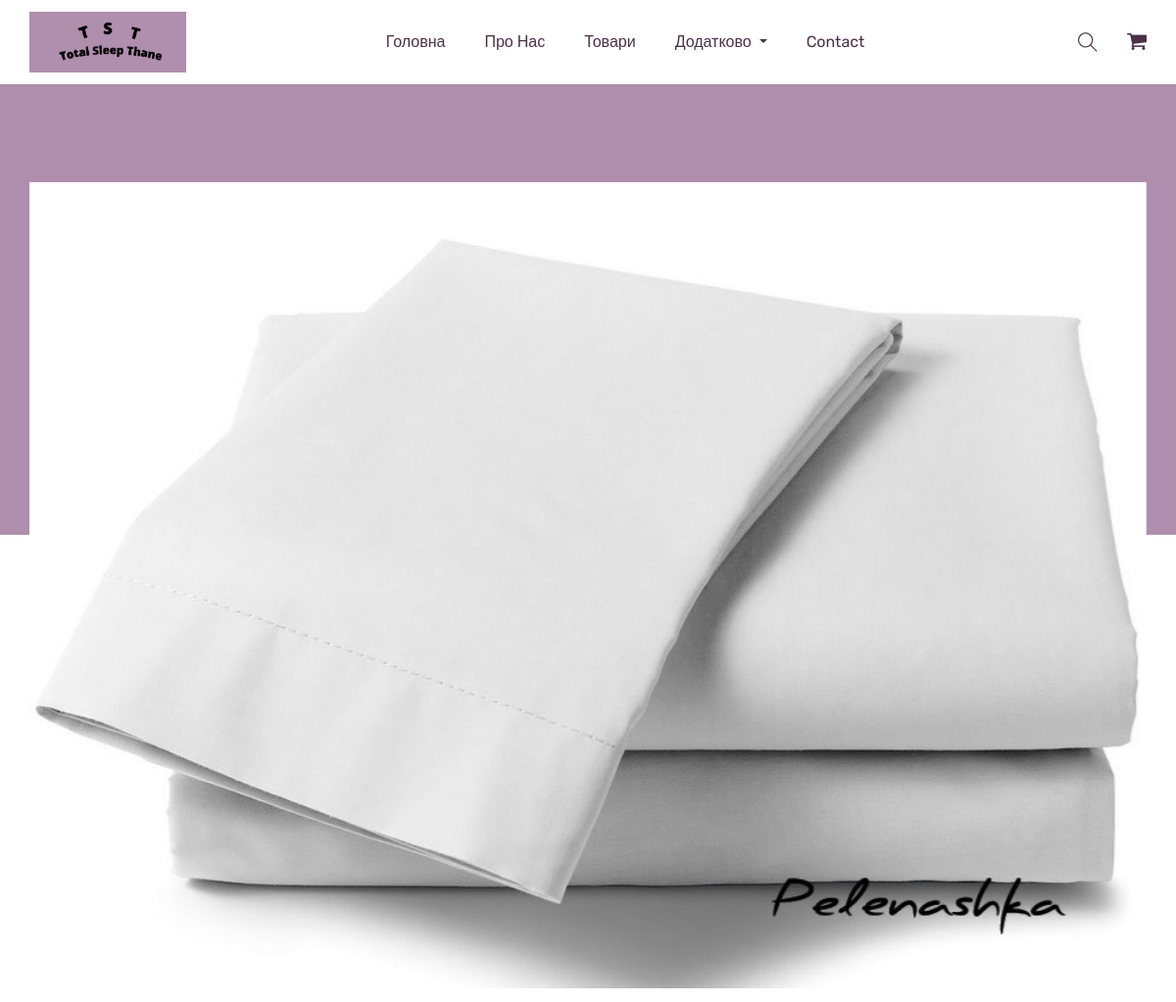
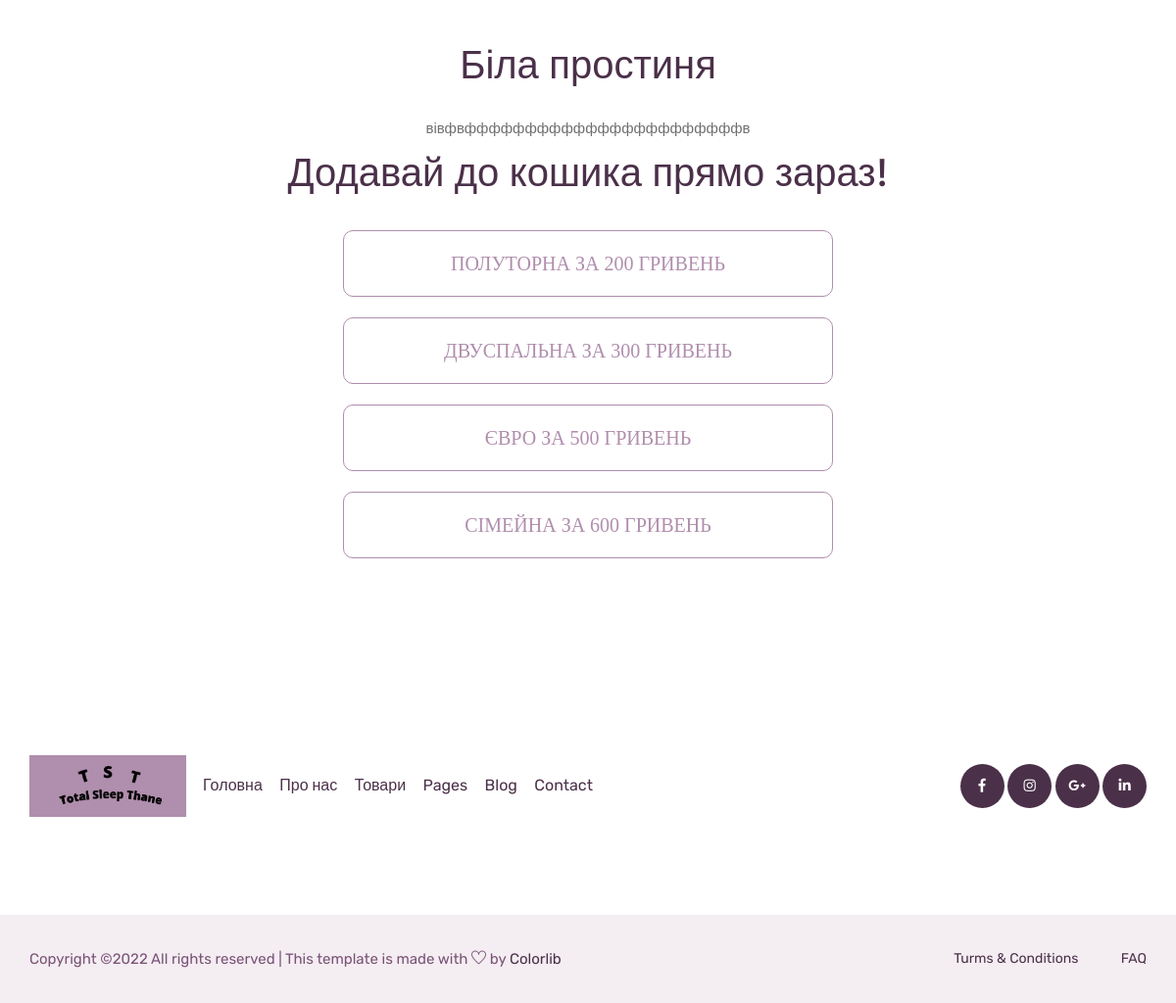
The app's page /product/item/bila-prostinya/ with its own data (2 pictures, top to bottom).
### product/models.py (models this page shows, shortened)
class Product(models.Model):
    def get_file_name(self, filename):
        tmp = filename.strip().split('.')[-1]
        filename = f"{uuid.uuid4()}.{tmp}"
        return os.path.join('images/products/', filename)
    title = models.CharField(max_length=100, db_index=True, verbose_name="Назва")
    slug = models.SlugField(max_length=100, unique=True, db_index=True, verbose_name="Тег")
    product_type = models.ForeignKey(ProductType, on_delete=models.PROTECT, verbose_name="Тип")
    about = models.TextField(blank=True, verbose_name="Опис")
    image = models.ImageField(upload_to=get_file_name, verbose_name="Зображення")
    access = models.BooleanField(default=True, verbose_name="Доступ")
    favorite = models.BooleanField(default=False, verbose_name="Обране (на головну)")
    datetime_create = models.DateTimeField(auto_now=True, verbose_name="Дата і час створення/оновлення")
    extra1 = models.ForeignKey(ProductExtra, on_delete=models.PROTECT, verbose_name="Додатково 1", null=True,
                               related_name="+", blank=True)
    extra2 = models.ForeignKey(ProductExtra, on_delete=models.PROTECT, verbose_name="Додатково 2", null=True,
                               related_name="+", blank=True)
    extra3 = models.ForeignKey(ProductExtra, on_delete=models.PROTECT, verbose_name="Додатково 3", null=True,
                               related_name="+", blank=True)
    class Meta:
        verbose_name_plural = verbose_name = "Товари"
        ordering = ("-datetime_create", )

class ProductSubtype(models.Model):
    parent = models.ForeignKey(Product, on_delete=models.PROTECT, verbose_name="Продукт")
    title = models.CharField(max_length=50, verbose_name="Назва")
    cost = models.IntegerField(verbose_name="Вартість")
    access = models.BooleanField(default=True, verbose_name="Доступ")
    class Meta:
        verbose_name_plural = verbose_name = "Вид товару"

### product/views.py (the view)
# urls.py: path('item/<slug:item_slug>/', item_page, name='product_item'),
def item_page(request, item_slug):
    item = get_object_or_404(Product, access=True, slug=item_slug)
    item_types = ProductSubtype.objects.filter(access=True, parent__slug=item_slug)
    return render(request, 'single-product.html',
                  context={
                      "prod_item": item,
                      "item_types": item_types,
                  })

### product/templates/single-product.html (shortened to what this page needs)
{% extends 'index.html' %}
{% load static %}
{% block main_content %}
<div class="product_image_area">
    <div class="container">
        <div class="row justify-content-center">
            <div class="col-lg-12">
                <div class="product_img_slide owl-carousel">
                    <div class="single_product_img">
                        <img src="{% get_media_prefix %}{{ prod_item.image }}" alt="#" class="img-fluid">
                    </div>
                </div>
            </div>
            <div class="col-lg-8">
                <div class="single_product_text text-center" style="font-family: Calibri,serif">
                    <h3>{{ prod_item.title }}</h3>
                    <p>{{ prod_item.about }}</p>
                    <h3>Додавай до кошика прямо зараз!</h3><br>
                    {% for item in item_types %}
                    <a href="{% url 'cart_add' item.id %}" class="btn_3 btn_3_custom">{{ item.title }} за {{ item.cost }} гривень</a><br>
                    <br>
                    {% endfor %}
                </div>
            </div>
        </div>
    </div>
</div>
{% endblock %}

### records on screen
Product: image (picture), title "Біла простиня", about "вівфвфффффффффффффффффффффффв"
ProductSubtype: title "ПОЛУТОРНА", cost "200"
ProductSubtype: title "ДВУСПАЛЬНА", cost "300"
ProductSubtype: title "ЄВРО", cost "500"
ProductSubtype: title "СІМЕЙНА", cost "600"
